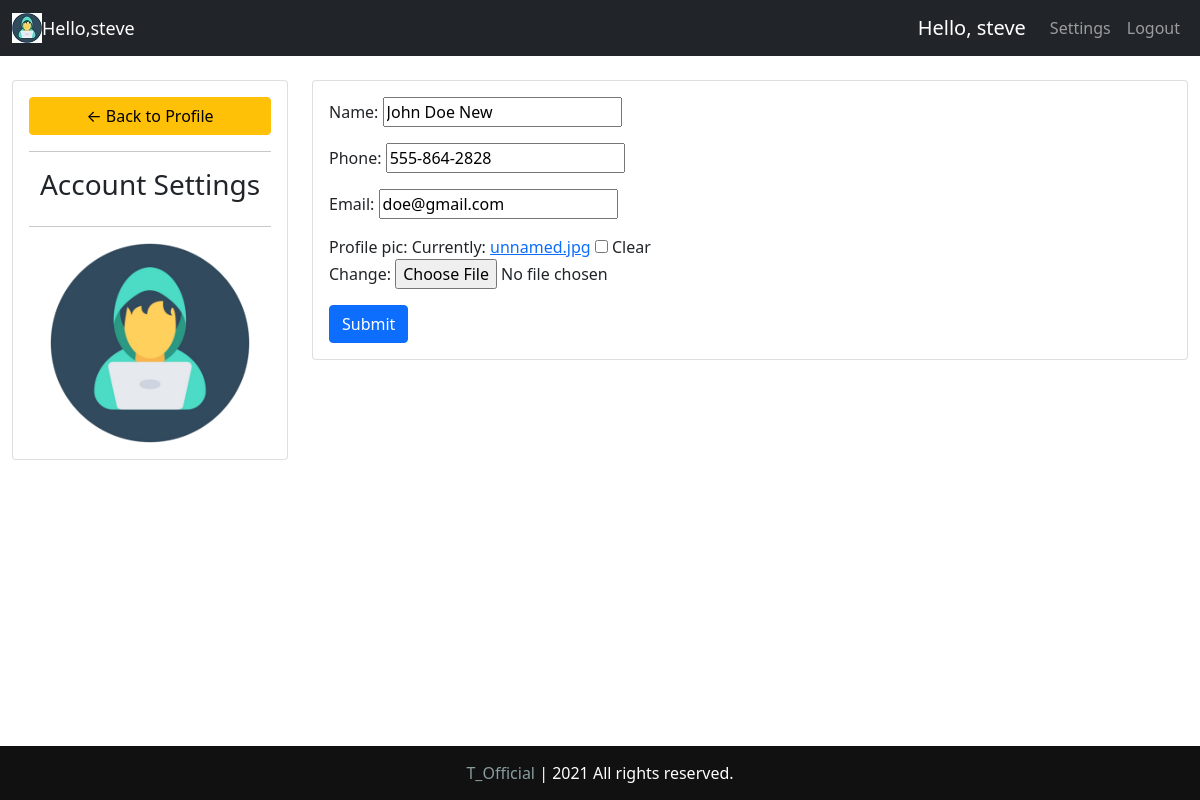
/account/ (signed in), run on the app's committed database.
### accounts/models.py (models this page shows, shortened)
class Customer(models.Model):
    user = models.OneToOneField(
        User, blank=True, null=True, on_delete=models.CASCADE)
    name = models.CharField(max_length=200, null=True)
    phone = models.CharField(max_length=200, null=True)
    email = models.CharField(max_length=200, null=True)
    profile_pic = models.ImageField(
        default="unnamed.jpg", null=True, blank=True)
    date_created = models.DateField(auto_now_add=True, null=True)
    @property
    def imageURL(self):
        try:
            url = self.profile_pic.url
        except:
            url = '/static/images/unnamed.jpg'
        return url

### accounts/decorators.py (the view)
        def wrapper_func(request, *args, **kwargs):
            group =None
            if request.user.groups.exists():
                group =request.user.groups.all()[0].name
            if group in allowed_roles:
                return view_func(request, *args, **kwargs)
            else:
                return HttpResponse('You are not authorized to view this page')

### accounts/forms.py
class CreateCustomerForm(ModelForm):
    class Meta:
        model = Customer
        fields= '__all__'
        exclude = ['user']

### accounts/views.py (called while the page is built)
@login_required(login_url ='loginPage')
@allowed_users(allowed_roles=['customer'])
def accountSettings(request):
    customer= request.user.customer
    form = CreateCustomerForm(instance=customer)
    if request.method == "POST":
        form = CreateCustomerForm(request.POST, request.FILES, instance =customer)
        if form.is_valid():
            form.save()
    context ={'form': form}
    return render(request, 'accounts/account_settings.html', context)

### templates/accounts/account_settings.html (shortened to what this page needs)
{% extends 'accounts/base.html' %}
{% load static %}
{% block content %}
<br>
<div>
    <div class="row">
        <div class="col-md-3">
            <div class="card card-body">
                <a href="{%url 'index' %}" class="btn btn-warning"> &#8592; Back to Profile</a>
                <hr>
                <h3 style="text-align: center;"> Account Settings </h3>
                <hr>
                <img src="{{request.user.customer.imageURL}}" alt="" class="profile-pic">
            </div>
        </div>
    <div class="col-md-9">
        <div class="card card-body">
            <form action="" method="POST" enctype="multipart/form-data">
                {{form.as_p}}
                <input type="submit" class="btn btn-primary" name="Update Information">
            </form>
        </div>
    </div>
</div>
{% endblock %}

### templates/accounts/navbar.html (shortened to what this page needs)
{% load static %}
<nav class="navbar navbar-expand-md navbar-dark bg-dark">
  <div class="container-fluid">
        <img src="{% static 'images/logo2.jpg' %}">
        <span class="hello-msg">  Hello,{{request.user}}</span>
    <div class="collapse navbar-collapse" id="navbarsExampleDefault">
      <ul class="navbar-nav navbar-right mb-2 mb-md-0">
        {% if request.user.is_staff %}
        <li class="nav-item active">
          <a class="nav-link" href="{% url 'index'%}">Dashboard</a>
        </li>
        <li class="nav-item">
          <a class="nav-link" href="{% url 'products' %}">Products</a>
        </li>
            <li class="nav-item">
              <a class="nav-link " href="{% url 'logoutPage' %}">Logout</a>
            </li>
        {% else %}
        <span class="navbar-brand">Hello, {{request.user}}</span>
        <li class="nav-item">
          <a class="nav-link " href="{% url 'accountSettings' %}">Settings</a>
        </li>
        <li class="nav-item">
          <a class="nav-link " href="{% url 'logoutPage' %}">Logout</a>
        </li>
        {% endif %}
      </ul>
    </div>
    </nav>

### static/css/style.css (style rules this page uses)
body { background-color: #ebeff5; }

### templates/accounts/navbar.html (style rules this page uses)
.hello-msg { font-size: 18px; color: #fff; margin-right: 20px; }

### templates/accounts/account_settings.html (style rules this page uses)
.profile-pic { max-width: 200px; max-height: 200px; margin:0 auto; border-radius: 50%; }

### data on the page
Customer: name "John Doe New", phone "555-864-2828", email "doe@gmail.com"

### other printed values
{{ request.user }} "steve"
